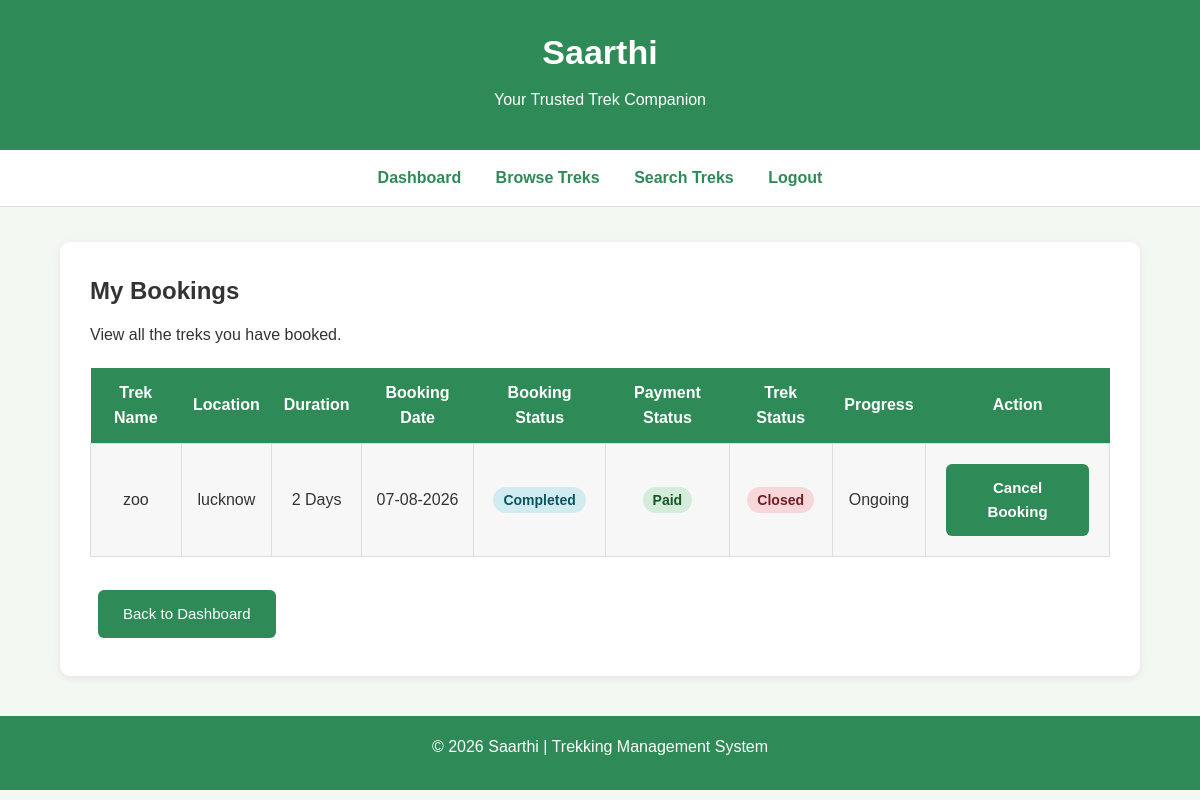
Screenshot of /my_bookings (signed in) with the database file from the repository.
### app.py (models this page shows)
class Booking(db.Model):
    id = db.Column(db.Integer, primary_key=True)
    user_id = db.Column(db.Integer, db.ForeignKey('user.id'), nullable=False)
    trekking_id = db.Column(db.Integer, db.ForeignKey('trekking_table.id'), nullable=False)
    booking_date = db.Column(db.DateTime, nullable=False)
    booking_status = db.Column(db.String(20), default="Confirmed")
    payment_status = db.Column(db.String(20), default="Pending")
    user = db.relationship('User')
    trek = db.relationship('Trekking_table')

class Trekking_table(db.Model):
    id = db.Column(db.Integer, primary_key=True)
    name = db.Column(db.String(100), nullable=False)
    location = db.Column(db.String(100), nullable=False)
    user_id = db.Column(db.Integer, db.ForeignKey('user.id'), nullable=False)
    description = db.Column(db.Text, nullable=False)
    duration = db.Column(db.Integer, nullable=False)
    start_date = db.Column(db.Date, nullable=False)
    difficulty = db.Column(db.String(20), default="Easy")
    staff_id = db.Column(db.Integer, db.ForeignKey('staff.id'))
    available_slots = db.Column(db.Integer, default=20)
    status = db.Column(db.String(20), default="Upcoming")
    progress = db.Column(db.String(20), default="Not Started")

### app.py (the view)
@app.route("/my_bookings")
def my_bookings():
    if "user_id" not in session:
        return redirect("/login")
    bookings = Booking.query.filter_by(user_id=session["user_id"]).all()
    return render_template("User/my_bookings.html", bookings=bookings)

### templates/User/my_bookings.html (shortened to what this page needs)
<!doctype html>
<html lang="en">
  <head>
    <link
      rel="stylesheet"
      href="{{ url_for('static', filename='css/style.css') }}"
    />
  </head>
  <body>
    <header>
      <h1>Saarthi</h1>
      <p>Your Trusted Trek Companion</p>
    </header>
    <nav>
      <a href="/user">Dashboard</a>
      <a href="/browse_treks">Browse Treks</a>
      <a href="/search_treks">Search Treks</a>
      <a href="/logout">Logout</a>
    </nav>
    <div class="container">
      <div class="card">
        <h2>My Bookings</h2>
        <p>View all the treks you have booked.</p>
        {% if bookings %}
        <table>
          <tr>
            <th>Trek Name</th>
            <th>Location</th>
            <th>Duration</th>
            <th>Booking Date</th>
            <th>Booking Status</th>
            <th>Payment Status</th>
            <th>Trek Status</th>
            <th>Progress</th>
            <th>Action</th>
          </tr>
          {% for booking in bookings %}
          <tr>
            <td>{{ booking.trek.name }}</td>
            <td>{{ booking.trek.location }}</td>
            <td>{{ booking.trek.duration }} Days</td>
            <td>{{ booking.booking_date.strftime("%d-%m-%Y") }}</td>
            <td>
              {% if booking.booking_status == "Booked" %}
              <span class="status-open">Booked</span>
              {% elif booking.booking_status == "Completed" %}
              <span class="status-completed">Completed</span>
              {% else %}
              <span class="status-closed">Cancelled</span>
              {% endif %}
            </td>
            <td>
              {% if booking.payment_status == "Paid" %}
              <span class="status-open">Paid</span>
              {% else %}
              <span class="status-closed">Pending</span>
              {% endif %}
            </td>
            <td>
              {% if booking.trek.status == "Open" %}
              <span class="status-open">Open</span>
              {% else %}
              <span class="status-closed">Closed</span>
              {% endif %}
            </td>
            <td>{{ booking.trek.progress }}</td>
            <td>
              <a
                href="/cancel_booking/{{ booking.id }}"
                class="btn btn-danger"
                onclick="
                  return confirm(
                    'Are you sure you want to cancel this booking?',
                  );
                "
              >
                Cancel Booking
              </a>
            </td>
          </tr>
          {% endfor %}
        </table>
        {% else %}
        <p>You have not booked any trek yet.</p>
        {% endif %}
        <br />
        <a href="/user" class="btn">Back to Dashboard</a>
      </div>
    </div>
    <footer>
      <p>© 2026 Saarthi | Trekking Management System</p>
    </footer>
  </body>
</html>

### static/css/style.css (style rules this page uses)
* { margin:0; padding:0; box-sizing:border-box; }
body { font-family:Arial, Helvetica, sans-serif; background:#f4f8f3; color:#333; line-height:1.6; }
header { background:#2e8b57; color:white; text-align:center; padding:25px; }
header h1 { font-size:34px; margin-bottom:8px; }
header p { font-size:16px; }
nav { background:white; text-align:center; padding:15px; border-bottom:1px solid #dddddd; }
nav a { color:#2e8b57; text-decoration:none; margin:0 15px; font-weight:bold; }
.container { width:90%; max-width:1100px; margin:35px auto; }
.card { background:white; padding:30px; border-radius:10px; box-shadow:0 2px 8px rgba(0,0,0,0.08); margin-bottom:30px; }
.btn { display:inline-block; background:#2e8b57; color:white; text-decoration:none; padding:12px 25px; border-radius:6px; margin:8px; border:none; cursor:pointer; font-size:15px; }
table { width:100%; border-collapse:collapse; background:white; margin-top:20px; }
table th { background:#2e8b57; color:white; padding:12px; }
table td { padding:12px; border:1px solid #dddddd; text-align:center; }
table tr:nth-child(even) { background:#f7f7f7; }
table a { color:#2e8b57; text-decoration:none; font-weight:bold; }
h1 { margin-bottom:15px; }
h2 { margin-bottom:12px; }
p { margin-bottom:12px; }
a { color:#2e8b57; }
footer { margin-top:40px; background:#2e8b57; color:white; text-align:center; padding:18px; }
.status-open { background:#d4edda; color:#155724; padding:5px 10px; border-radius:15px; font-size:14px; font-weight:bold; }
.status-completed { background:#d1ecf1; color:#0c5460; padding:5px 10px; border-radius:15px; font-size:14px; font-weight:bold; }
.status-closed { background:#f8d7da; color:#721c24; padding:5px 10px; border-radius:15px; font-size:14px; font-weight:bold; }

### rows the page displays
Booking: trek.name "zoo", trek.location "lucknow", trek.duration "2", booking_date "07-08-2026", booking_status "Completed", payment_status "Paid", trek.progress "Ongoing"
